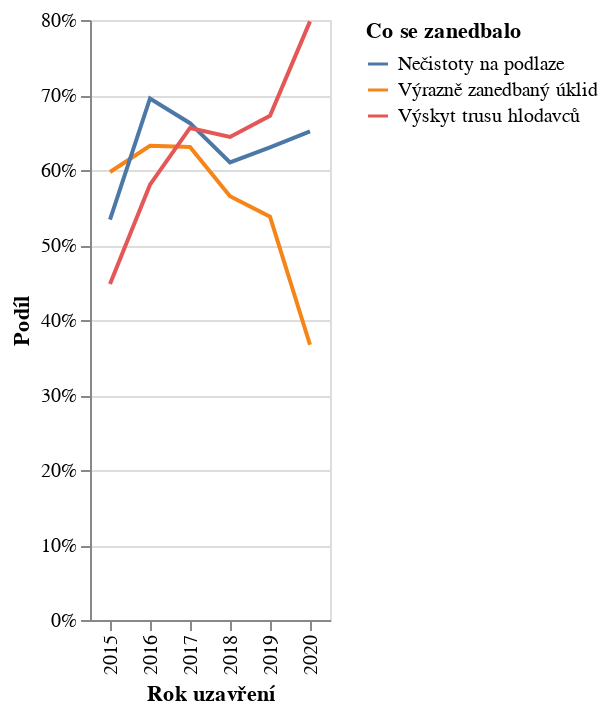

Notebook cell for this chart:
### Code cell
alt.Chart(top_multiple_years).mark_line().encode(
    alt.X('Rok:N', title='Rok uzavření'),
    alt.Y('Podíl:Q', axis=alt.Axis(format='%'), title='Podíl'),
    color='Co se zanedbalo:N',
    )

### Figure 1 — Vega-Lite specification as saved in the notebook (floating-point values rounded to 4 significant figures)
{"config": {"view": {"continuousWidth": 400, "continuousHeight": 300}}, "data": {"name": "data-62f0d844cbe97e16a7eebd025c2f677f"}, "mark": "line", "encoding": {"color": {"field": "Co se zanedbalo", "type": "nominal"}, "x": {"field": "Rok", "title": "Rok uzavření", "type": "nominal"}, "y": {"axis": {"format": "%"}, "field": "Podíl", "title": "Podíl", "type": "quantitative"}}, "$schema": "https://vega.github.io/schema/vega-lite/v4.17.0.json", "datasets": {"data-62f0d844cbe97e16a7eebd025c2f677f": [{"Co se zanedbalo": "Výrazně zanedbaný úklid", "Podíl": 0.5973, "Rok": 2015}, {"Co se zanedbalo": "Nečistoty na podlaze", "Podíl": 0.5339, "Rok": 2015}, {"Co se zanedbalo": "Výskyt trusu hlodavců", "Podíl": 0.448, "Rok": 2015}, {"Co se zanedbalo": "Nečistoty na podlaze", "Podíl": 0.6954, "Rok": 2016}, {"Co se zanedbalo": "Výrazně zanedbaný úklid", "Podíl": 0.6322, "Rok": 2016}, {"Co se zanedbalo": "Výskyt trusu hlodavců", "Podíl": 0.5805, "Rok": 2016}, {"Co se zanedbalo": "Nečistoty na podlaze", "Podíl": 0.6624, "Rok": 2017}, {"Co se zanedbalo": "Výskyt trusu hlodavců", "Podíl": 0.6561, "Rok": 2017}, {"Co se zanedbalo": "Výrazně zanedbaný úklid", "Podíl": 0.6306, "Rok": 2017}, {"Co se zanedbalo": "Výskyt trusu hlodavců", "Podíl": 0.6441, "Rok": 2018}, {"Co se zanedbalo": "Nečistoty na podlaze", "Podíl": 0.6102, "Rok": 2018}, {"Co se zanedbalo": "Výrazně zanedbaný úklid", "Podíl": 0.565, "Rok": 2018}, {"Co se zanedbalo": "Výskyt trusu hlodavců", "Podíl": 0.6723, "Rok": 2019}, {"Co se zanedbalo": "Nečistoty na podlaze", "Podíl": 0.6303, "Rok": 2019}, {"Co se zanedbalo": "Výrazně zanedbaný úklid", "Podíl": 0.5378, "Rok": 2019}, {"Co se zanedbalo": "Výskyt trusu hlodavců", "Podíl": 0.7982, "Rok": 2020}, {"Co se zanedbalo": "Nečistoty na podlaze", "Podíl": 0.6514, "Rok": 2020}, {"Co se zanedbalo": "Výrazně zanedbaný úklid", "Podíl": 0.367, "Rok": 2020}]}}
